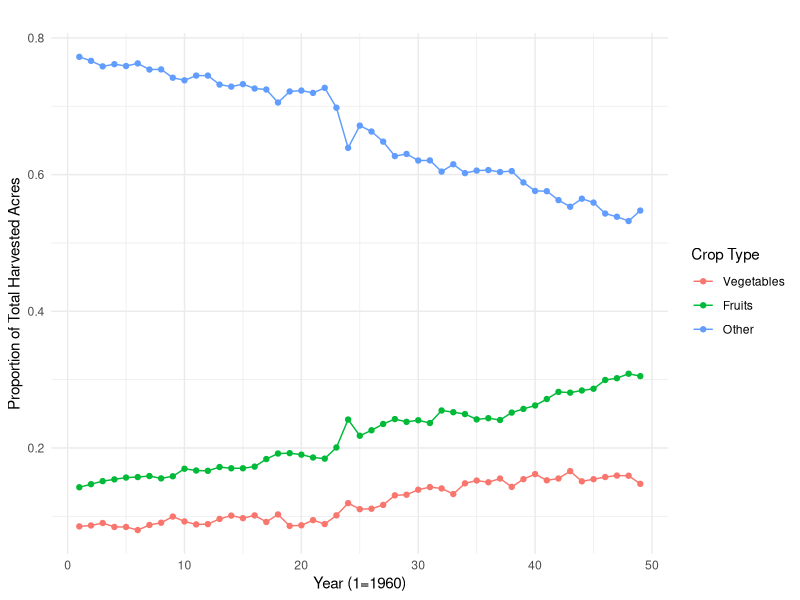
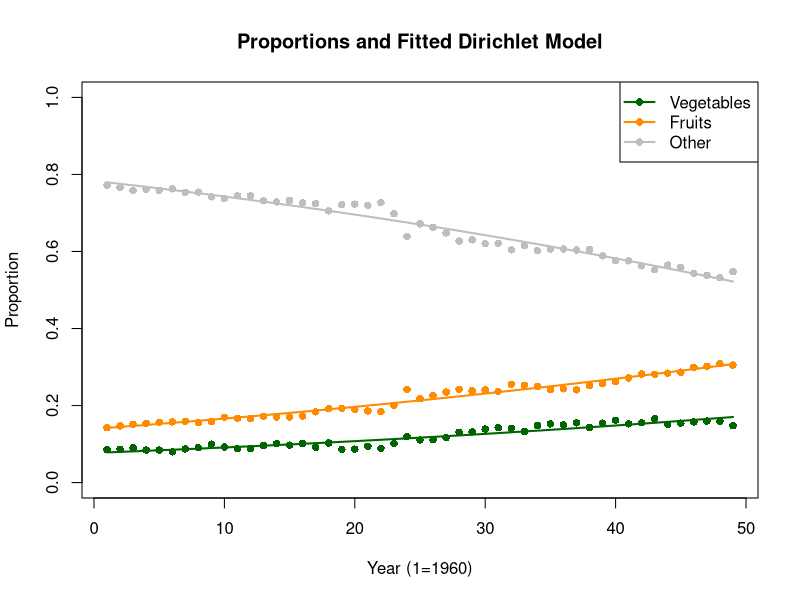
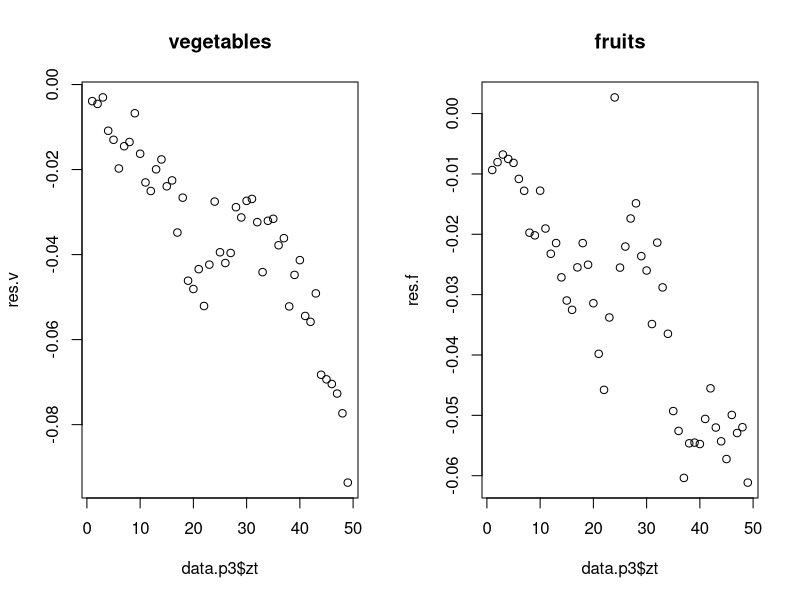
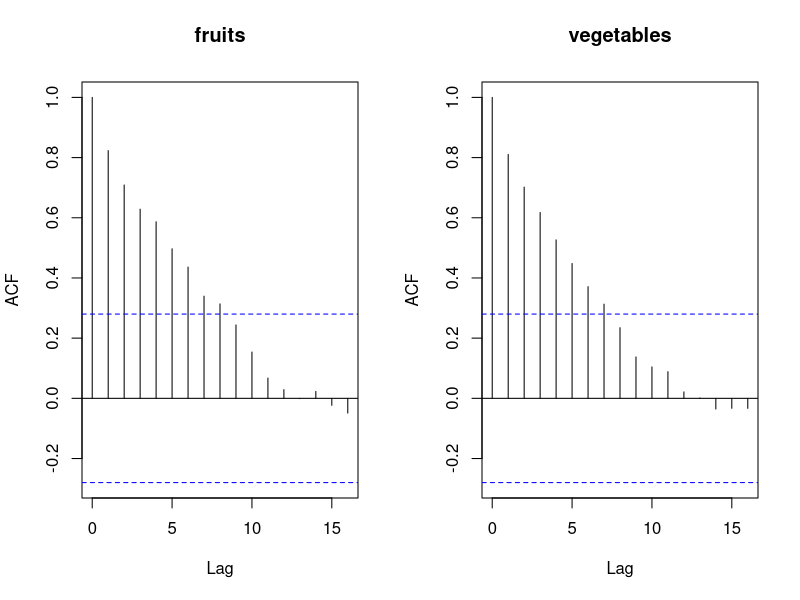

Write R code to recreate these figures, in order. (Note: this script raises an error after producing the figures.)
###### 1
data.p3<-read.csv("data.p3.csv")
### sactterplot
library(ggplot2)
library(tidyr)

# Convert to long format for ggplot
df_long <- pivot_longer(data.p3,
                        cols = c("yv", "yf", "yo"),
                        names_to = "crop",
                        values_to = "proportion")

# Rename crop levels for plot legend
df_long$crop <- factor(df_long$crop,
                       levels = c("yv", "yf", "yo"),
                       labels = c("Vegetables", "Fruits", "Other"))

# Create the plot
ggplot(df_long, aes(x = zt, y = proportion, color = crop)) +
  geom_point() +
  geom_line() +
  labs(title = "",
       x = "Year (1=1960)",
       y = "Proportion of Total Harvested Acres",
       color = "Crop Type") +
  theme_minimal()




####### 4
loglik_model8 <- function(par, zt, yv, yf) {
  # Parameters: intercepts and slopes
  beta_v0 <- par[1]
  beta_v1 <- par[2]
  beta_f0 <- par[3]
  beta_f1 <- par[4]
  
  eta_v <- beta_v0 + beta_v1 * zt
  eta_f <- beta_f0 + beta_f1 * zt
  
  # Predicted proportions via logistic
  mu_v <- exp(eta_v) / (1 + exp(eta_v))
  mu_f <- exp(eta_f) / (1 + exp(eta_f))
  
  mu_o <- 1 - mu_v - mu_f
  
  # Avoid log(0) by clipping
  eps <- 1e-10
  mu_v <- pmax(mu_v, eps)
  mu_f <- pmax(mu_f, eps)
  mu_o <- pmax(mu_o, eps)
  
  # Log-likelihood
  ll <- yv * log(mu_v) + yf * log(mu_f) + (1 - yv - yf) * log(mu_o)
  
  return(-sum(ll))  # negative log-likelihood
}

# Starting values
init_par <- c(0, 0, 0, 0)  # (beta_v0, beta_v1, beta_f0, beta_f1)

fit <- optim(
  par = init_par,
  fn = loglik_model8,
  zt = data.p3$zt,
  yv = data.p3$yv,
  yf = data.p3$yf,
  method = "BFGS",
  hessian = TRUE
)

fit$par  # estimated beta coefficients

eta_v_hat <- fit$par[1] + fit$par[2] * data.p3$zt
eta_f_hat <- fit$par[3] + fit$par[4] * data.p3$zt
mu_v_hat <- exp(eta_v_hat) / (1 + exp(eta_v_hat))
mu_f_hat <- exp(eta_f_hat) / (1 + exp(eta_f_hat))
mu_o_hat <- 1 - mu_v_hat - mu_f_hat



# 1. Create scatterplot with actual data
plot(data.p3$zt, data.p3$yv, type = "p", col = "darkgreen", pch = 16,
     ylim = c(0, 1), ylab = "Proportion", xlab = "Year (1=1960)", main = "Proportions and Fitted Dirichlet Model")
points(data.p3$zt, data.p3$yf, col = "darkorange", pch = 16)
points(data.p3$zt, data.p3$yo, col = "gray", pch = 16)

# 2. Recompute fitted values using estimated parameters
beta_v0 <- fit$par[1]
beta_v1 <- fit$par[2]
beta_f0 <- fit$par[3]
beta_f1 <- fit$par[4]

eta_v_hat <- beta_v0 + beta_v1 * data.p3$zt
eta_f_hat <- beta_f0 + beta_f1 * data.p3$zt

mu_v_hat <- exp(eta_v_hat) / (1 + exp(eta_v_hat))
mu_f_hat <- exp(eta_f_hat) / (1 + exp(eta_f_hat))
mu_o_hat <- 1 - mu_v_hat - mu_f_hat

# 3. Add fitted curves
lines(data.p3$zt, mu_v_hat, col = "darkgreen", lwd = 2)
lines(data.p3$zt, mu_f_hat, col = "darkorange", lwd = 2)
lines(data.p3$zt, mu_o_hat, col = "gray", lwd = 2)

# 4. Add legend
legend("topright", legend = c("Vegetables", "Fruits", "Other"),
       col = c("darkgreen", "darkorange", "gray"), lty = 1, pch = 16, lwd = 2)





######### 7
etav=plogis(-2.34864597+0.02453705*data.p3$zt)
etaf=plogis(-1.74429627+0.02440692*data.p3$zt)
mu.v= exp(etav) / (1 + exp(etav))
res.v=data.p3$yv-etav
  mu.f=  exp(etaf) / (1 + exp(etaf))
  res.f=data.p3$yf-etaf
  
par(mfrow=c(1,2))  
plot(data.p3$zt,res.v,main="vegetables")
plot(data.p3$zt,res.f,main="fruits")
acf(res.f,main="fruits")
acf(res.v,main="vegetables")




#########8
# Extract parameter estimates
beta_v0 <- fit$par[1]
beta_v1 <- fit$par[2]
beta_f0 <- fit$par[3]
beta_f1 <- fit$par[4]
phi_hat <- exp(fit$par[5])

# Linear predictors
eta_v <- beta_v0 + beta_v1 * zt
eta_f <- beta_f0 + beta_f1 * zt

# Fitted proportions using softmax-like transformation
mu_v <- exp(eta_v) / (1 + exp(eta_v))
mu_f <- exp(eta_f) / (1 + exp(eta_f))
mu_o <- 1-mu_v-mu_f

# Alpha values
alpha_v <- phi_hat * mu_v
alpha_f <- phi_hat * mu_f
alpha_o <- phi_hat * mu_o

# Compute CDF values from Beta marginals
u_v <- pbeta(data.p3$yv, shape1 = alpha_v, shape2 = phi_hat - alpha_v)
u_f <- pbeta(data.p3$yf, shape1 = alpha_f, shape2 = phi_hat - alpha_f)
u_o <- pbeta(data.p3$yo, shape1 = alpha_o, shape2 = phi_hat - alpha_o)

# K-S tests for uniformity
ks_v <- ks.test(u_v, "punif")
ks_f <- ks.test(u_f, "punif")
ks_o <- ks.test(u_o, "punif")

# Display diagnostics
list(
  p_values = c(vegetable = ks_v$p.value, fruit = ks_f$p.value, other = ks_o$p.value),
  ks_stats = c(vegetable = ks_v$statistic, fruit = ks_f$statistic, other = ks_o$statistic)
)
